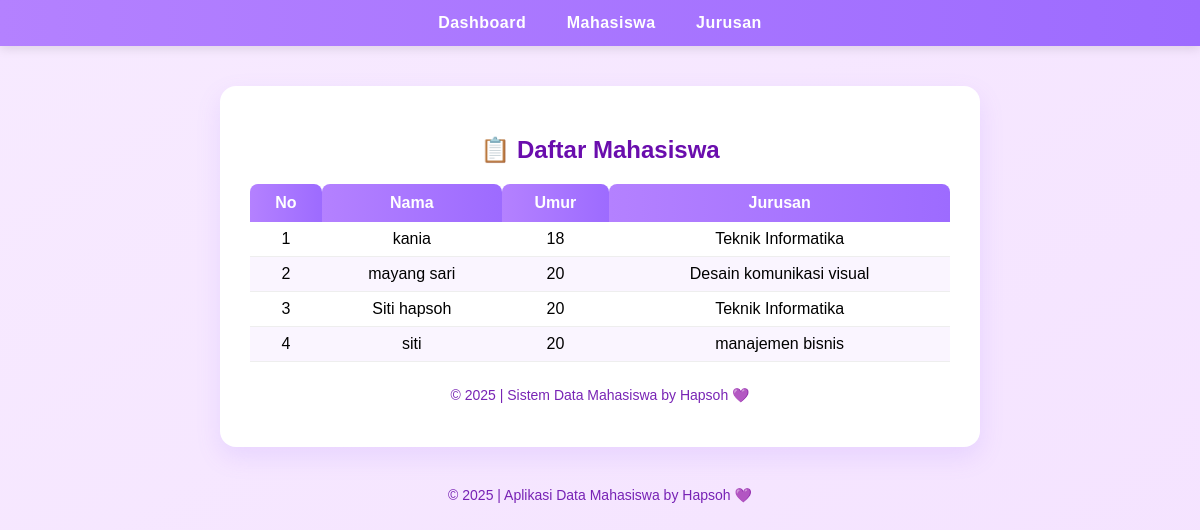
The page / on the database its author committed.
### tables this page shows
CREATE TABLE `mahasiswa` (
  `id` int(11) NOT NULL,
  `nama` varchar(100) DEFAULT NULL,
  `umur` int(11) DEFAULT NULL,
  `jurusan_id` int(11) NOT NULL
);

CREATE TABLE `jurusan` (
  `id` int(11) NOT NULL,
  `nama` varchar(100) NOT NULL,
  `created_at` timestamp NOT NULL DEFAULT current_timestamp(),
  `updated_at` timestamp NOT NULL DEFAULT current_timestamp(),
  `deleted_at` timestamp NOT NULL DEFAULT current_timestamp()
);

### index.php (the view)
<?php
include 'config/database.php';
include 'templates/header.php';
$result = $conn->query("
    SELECT m.id, m.nama, m.umur, j.nama AS jurusan
    FROM mahasiswa m
    LEFT JOIN jurusan j ON m.jurusan_id = j.id
    ORDER BY m.id DESC
");
?>
<h2>📋 Daftar Mahasiswa</h2>
<table>
    <thead>
        <tr>
            <th>No</th>
            <th>Nama</th>
            <th>Umur</th>
            <th>Jurusan</th>
        </tr>
    </thead>
    <tbody>
        <?php if ($result->num_rows > 0): ?>
            <?php $no = 1; while ($row = $result->fetch_assoc()): ?>
            <tr>
                <td><?= $no++ ?></td>
                <td><?= htmlspecialchars($row['nama']); ?></td>
                <td><?= $row['umur']; ?></td>
                <td><?= $row['jurusan'] ?: '-'; ?></td>
            </tr>
            <?php endwhile; ?>
        <?php else: ?>
            <tr><td colspan="4">Belum ada data mahasiswa.</td></tr>
        <?php endif; ?>
    </tbody>
</table>
<footer>
    <p>© 2025 | Sistem Data Mahasiswa by Hapsoh 💜</p>
</footer>
<?php include 'templates/footer.php'; ?>

### templates/header.php (shortened to what this page needs)
<!DOCTYPE html>
<html lang="id">
<head>
    <link rel="stylesheet" href="/web1/style.css">
</head>
<body>
    <nav class="navbar">
    <a href="/web1/index.php">Dashboard</a>
    <a href="/web1/pages/mahasiswa/index.php">Mahasiswa</a>
    <a href="/web1/pages/jurusan/index.php">Jurusan</a>
</nav>
    <div class="container">

### templates/footer.php
    </div>
    <footer>
        <p>© 2025 | Aplikasi Data Mahasiswa by Hapsoh 💜</p>
    </footer>
</body>
</html>

### web1/style.css (style rules this page uses)
body { font-family: 'Poppins', sans-serif; background: linear-gradient(to bottom right, #f7eaff, #f4e2ff); margin: 0; padding: 0; min-height: 100vh; }
.navbar { background: linear-gradient(to right, #b481ff, #9d6bff); padding: 14px; text-align: center; box-shadow: 0 3px 10px rgba(0,0,0,0.1); }
.navbar a { color: white; text-decoration: none; margin: 0 18px; font-weight: 600; letter-spacing: 0.5px; transition: 0.3s; }
.container { background: white; border-radius: 16px; padding: 30px; width: 90%; max-width: 700px; margin: 40px auto; box-shadow: 0 10px 25px rgba(157, 107, 255, 0.15); animation: fadeIn 0.5s ease; }
h1, h2, h3 { text-align: center; color: #6a0dad; }
table { width: 100%; border-collapse: collapse; margin-top: 20px; }
th { background: linear-gradient(to right, #b481ff, #9d6bff); color: white; padding: 10px; border-top-left-radius: 8px; border-top-right-radius: 8px; }
td { border-bottom: 1px solid #eee; text-align: center; padding: 8px; }
tr:nth-child(even) { background: #faf5ff; }
footer { text-align: center; margin: 25px 0 10px; color: #6a0dad; font-size: 14px; opacity: 0.9; }

### rows shown on the page
mahasiswa: nama "kania", umur "18", jurusan.nama "Teknik Informatika"
mahasiswa: nama "mayang sari", umur "20", jurusan.nama "Desain komunikasi visual"
mahasiswa: nama "Siti hapsoh", umur "20", jurusan.nama "Teknik Informatika"
mahasiswa: nama "siti", umur "20", jurusan.nama "manajemen bisnis"
